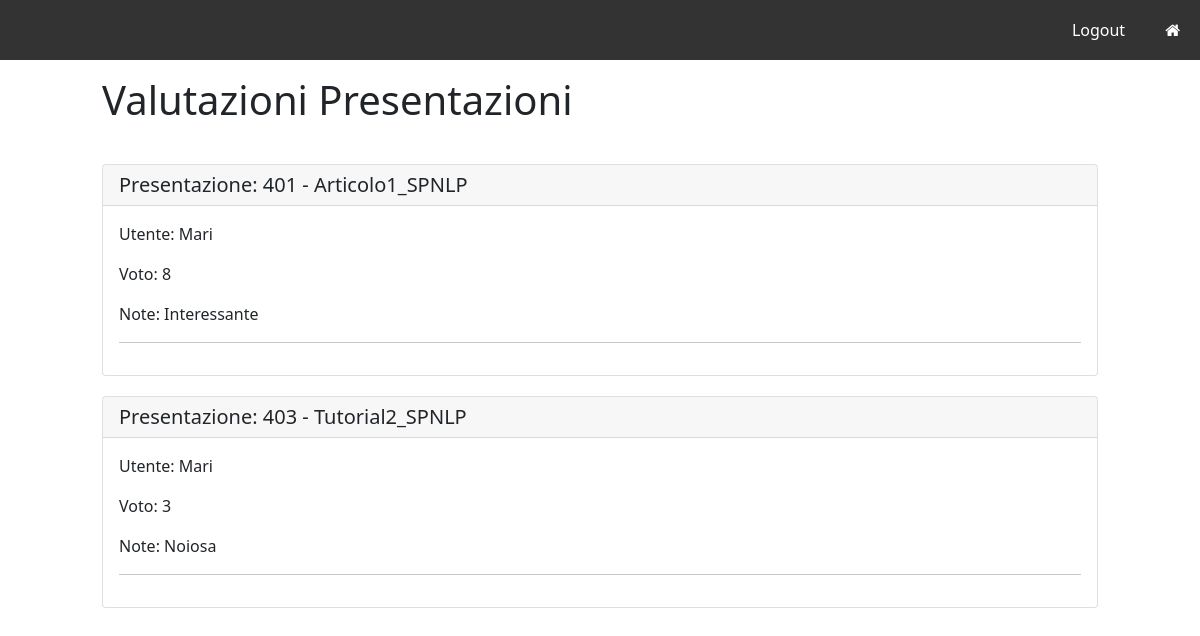
Before: /php/visualizzaValutazioni.php with the older database file.
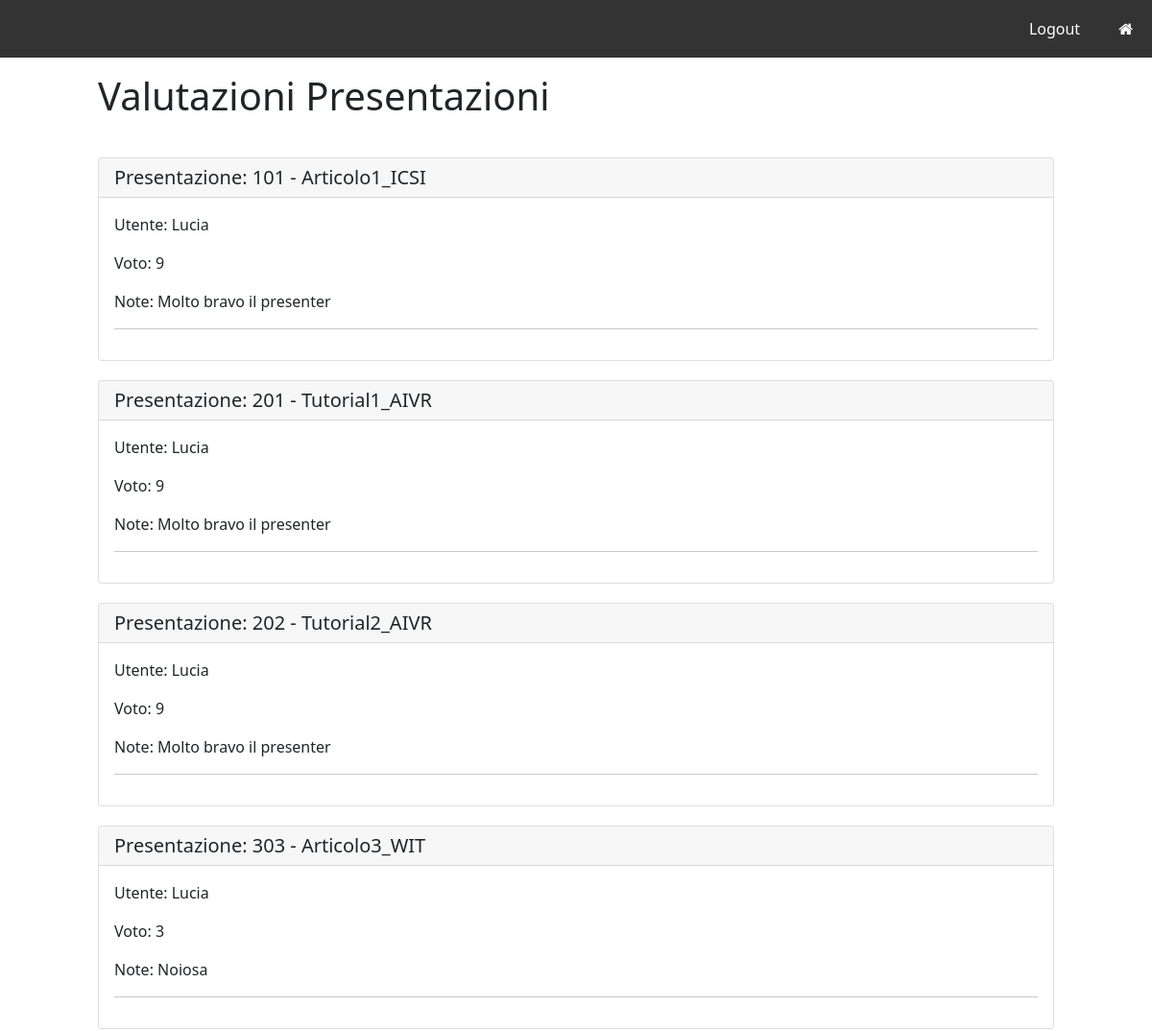
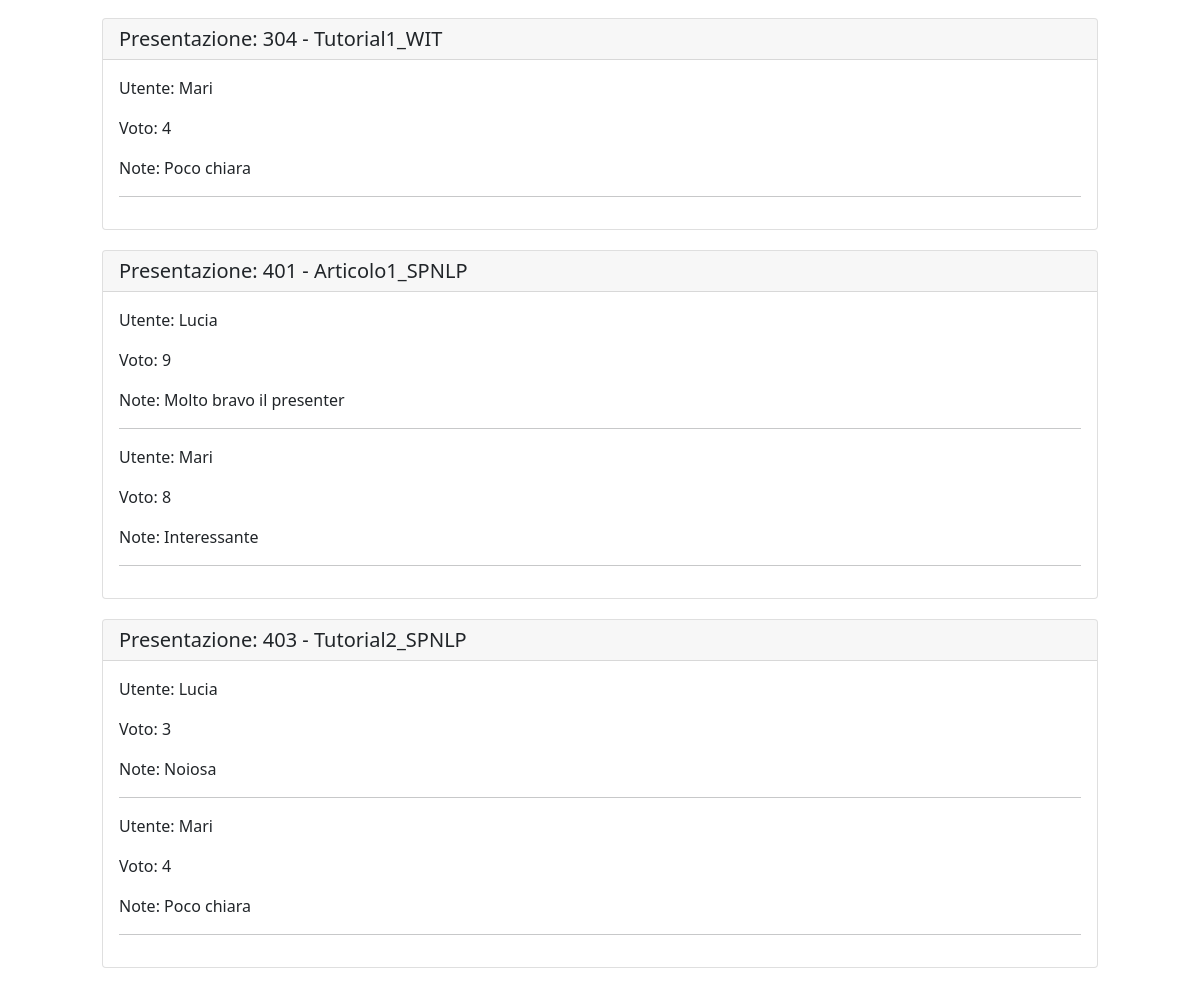
After: the same page with the newer database file (2 pictures, top to bottom).
### tables this page shows
CREATE TABLE VALUTAZIONE(
	CodicePresentazione INT,
    UsernameUtente VARCHAR(100),
	Voto INT CHECK(Voto>0 AND Voto<10),
    Note VARCHAR(100),
    PRIMARY KEY(UsernameUtente,CodicePresentazione),
    FOREIGN KEY(UsernameUtente) REFERENCES UTENTE(Username) ON DELETE CASCADE,
    FOREIGN KEY(CodicePresentazione) REFERENCES PRESENTAZIONE(Codice) ON DELETE CASCADE
);

### php/visualizzaValutazioni.php (called while the page is built)
<?php
    require_once 'connection.php';
    $templateParams['presentazioni'] = $dbh -> getPresentazioniValutate();
    require 'template/templateVisualizzaValutazioni.php';
?>

### php/database.php (called while the page is built, shortened)
<?php
    class DatabaseHelper{
        private $db;
        public function __construct($servername, $username, $password, $dbname, $port){
            $this->db = new mysqli($servername, $username, $password, $dbname, $port);
        }
        public function getPresentazioniValutate(){
            $query = "SELECT DISTINCT(CodicePresentazione) FROM VALUTAZIONE";
            $stmt = $this->db->prepare($query);
            $stmt->execute();
            $result = $stmt->get_result();
            return $result->fetch_all(MYSQLI_ASSOC);
        }
        public function getValutazioniByPresentazione($presentazione){
            $query = "SELECT * FROM VALUTAZIONE WHERE CodicePresentazione=?";
            $stmt = $this->db->prepare($query);
            $stmt->bind_param('i',$presentazione);
            $stmt->execute();
            $result = $stmt->get_result();
            return $result->fetch_all(MYSQLI_ASSOC);
        }
        public function getTutorialByCodice($codicePres){
            $query = "SELECT * FROM TUTORIAL WHERE CodicePresentazione=?";
            $stmt = $this->db->prepare($query);
            $stmt->bind_param('i',$codicePres);
            $stmt->execute();
            $result = $stmt->get_result();
            return $result->fetch_all(MYSQLI_ASSOC);
        }
        public function getArticoloByCodice($codicePres){
            $query = "SELECT * FROM ARTICOLO WHERE CodicePresentazione=?";
            $stmt = $this->db->prepare($query);
            $stmt->bind_param('i',$codicePres);
            $stmt->execute();
            $result = $stmt->get_result();
            return $result->fetch_all(MYSQLI_ASSOC);
        }
    }
?>

### php/connection.php (called while the page is built, shortened)
<?php
    require_once("database.php");
    $dbh = new DatabaseHelper("localhost", "root", "root", "CONFVIRTUAL", 8889);
?>

### php/template/templateVisualizzaValutazioni.php (the view, shortened to what this page needs)
<!DOCTYPE html>
<html>
<head>
    <link rel="stylesheet" href="../css/styleHome.css">
    <link href="https://cdn.jsdelivr.net/npm/bootstrap@5.1.3/dist/css/bootstrap.min.css" rel="stylesheet">
    <link rel="stylesheet" href="https://cdnjs.cloudflare.com/ajax/libs/font-awesome/4.7.0/css/font-awesome.min.css">
    <link rel="stylesheet" href="https://cdnjs.cloudflare.com/ajax/libs/font-awesome/4.7.0/css/font-awesome.min.css">
</head>
<body>
    <ul>
    <li style="float:right"><a href="../php/paginaUtente.php"><i class="fa fa-home"></i></a></li>
          <li style="float:right"><a href="../php/logout.php">Logout</a></li>
    </ul>
    <div class="row">
        <div class="col-md-1"></div>
        <div class="col-md-10">
    <h1 style="margin-bottom: 40px;">Valutazioni Presentazioni</h1>
    <?php foreach($templateParams['presentazioni'] as $presentazione): ?>
      <div class="card" style="margin-bottom: 20px;">
      <?php if($dbh -> getTutorialByCodice($presentazione["CodicePresentazione"])!=null):?>
        <h5 class="card-header">Presentazione: <?php echo $presentazione["CodicePresentazione"]  . " - " . $dbh -> getTutorialByCodice($presentazione["CodicePresentazione"])[0]["Titolo"]?></h5>
      <?php elseif($dbh -> getArticoloByCodice($presentazione["CodicePresentazione"])!=null):?>
        <h5 class="card-header">Presentazione: <?php echo $presentazione["CodicePresentazione"] . " - " . $dbh -> getArticoloByCodice($presentazione["CodicePresentazione"])[0]["Titolo"]?></h5>
      <?php endif; ?>
        <div class="card-body">
          <?php foreach($dbh->getValutazioniByPresentazione($presentazione["CodicePresentazione"]) as $valutazione): ?>
          <p class="card-text">Utente: <?php echo $valutazione["UsernameUtente"]?></p>
          <p class="card-text">Voto: <?php echo $valutazione["Voto"]?></p>
          <p class="card-text"> Note: <?php echo $valutazione["Note"]?></p>
          <hr>
          <?php endforeach; ?>
        </div>
      </div>
    <?php endforeach; ?>
  </div>
</div>
</body>
</html>

### css/styleHome.css (style rules this page uses)
ul { list-style-type: none; margin: 0; padding: 0; overflow: hidden; background-color: #333; }
li { float: left; }
li a { display: block; color: white; text-align: center; padding: 18px 20px; text-decoration: none; }

Changed rows visible on the page:
added valutazione: UsernameUtente "Lucia", Voto "9", Note "Molto bravo il presenter", shown under "101"
added valutazione: UsernameUtente "Lucia", Voto "9", Note "Molto bravo il presenter", shown under "201"
added valutazione: UsernameUtente "Lucia", Voto "9", Note "Molto bravo il presenter", shown under "202"
added valutazione: UsernameUtente "Lucia", Voto "3", Note "Noiosa", shown under "303"
added valutazione: UsernameUtente "Mari", Voto "4", Note "Poco chiara", shown under "304"
added valutazione: UsernameUtente "Lucia", Voto "9", Note "Molto bravo il presenter", shown under "401"
added valutazione: UsernameUtente "Lucia", Voto "3", Note "Noiosa", shown under "403"
changed valutazione (number 9 of 9 on the later page): Voto "3" → "4"; Note "Noiosa" → "Poco chiara"
Other visible differences:
new list line: "Presentazione: 101 - Articolo1_ICSI"
new list line: "Presentazione: 201 - Tutorial1_AIVR"
new list line: "Presentazione: 202 - Tutorial2_AIVR"
new list line: "Presentazione: 303 - Articolo3_WIT"
new list line: "Presentazione: 304 - Tutorial1_WIT"
